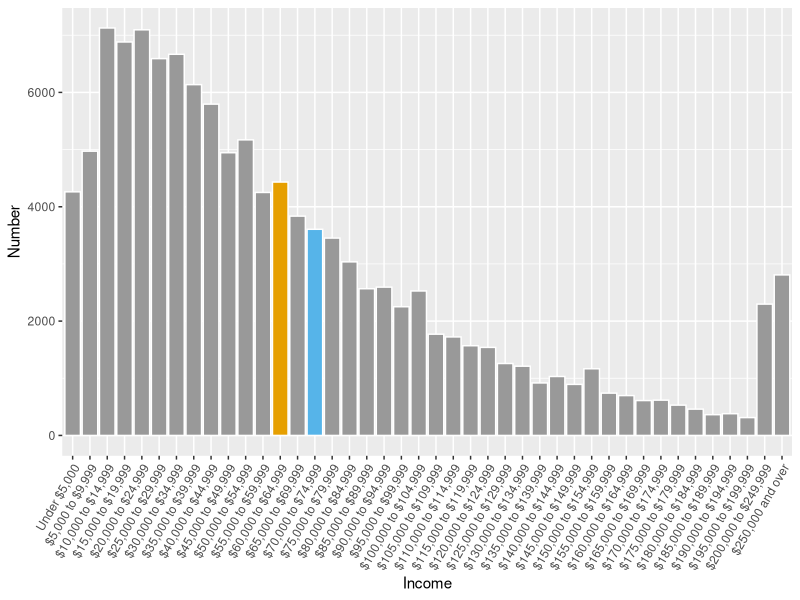
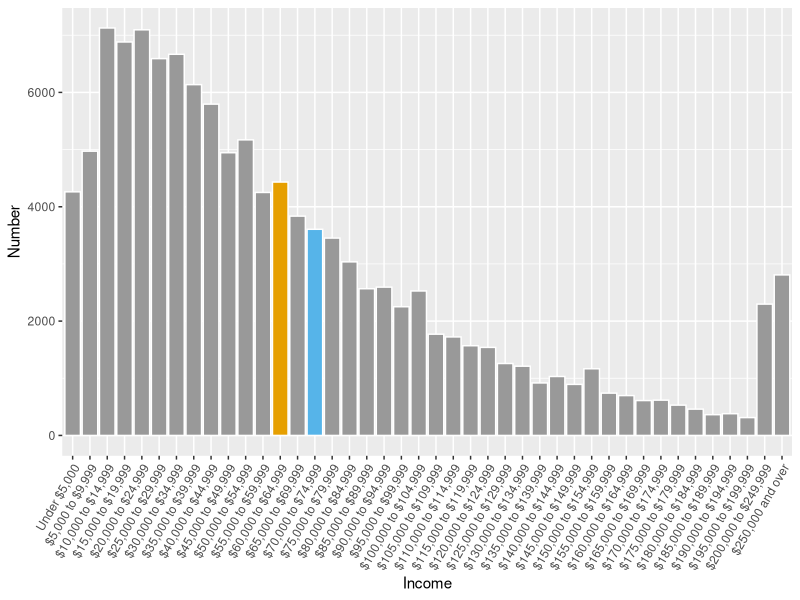

Recreate these plots in R, in order.
library(ggplot2)

csvData <- read.csv("2014-03-08_household_income.csv", stringsAsFactors=FALSE)
csvData <- csvData[1:42,]
csvData$Income <- factor(csvData$Income, levels=csvData$Income, ordered=TRUE)
csvData$Number<-as.numeric(csvData$Number)

cbPalette <- c("#999999", "#E69F00", "#56B4E9", "#009E73", "#F0E442", "#0072B2", "#D55E00", "#CC79A7")
myFill <- rep(cbPalette[1], 42)
myFill[13] <- cbPalette[2]
myFill[15] <- cbPalette[3]
myFill <- factor(myFill)

ggplot(data = csvData,
            aes(x = Income,y = Number),
            height=200,
            width=800) +
    geom_bar(stat="identity",
             xlab="Income",
             color="white",
             fill=myFill) +
    theme(axis.text.x=element_text(angle=60, hjust=1))

ggsave("household_income.png", width=8, height=5)


